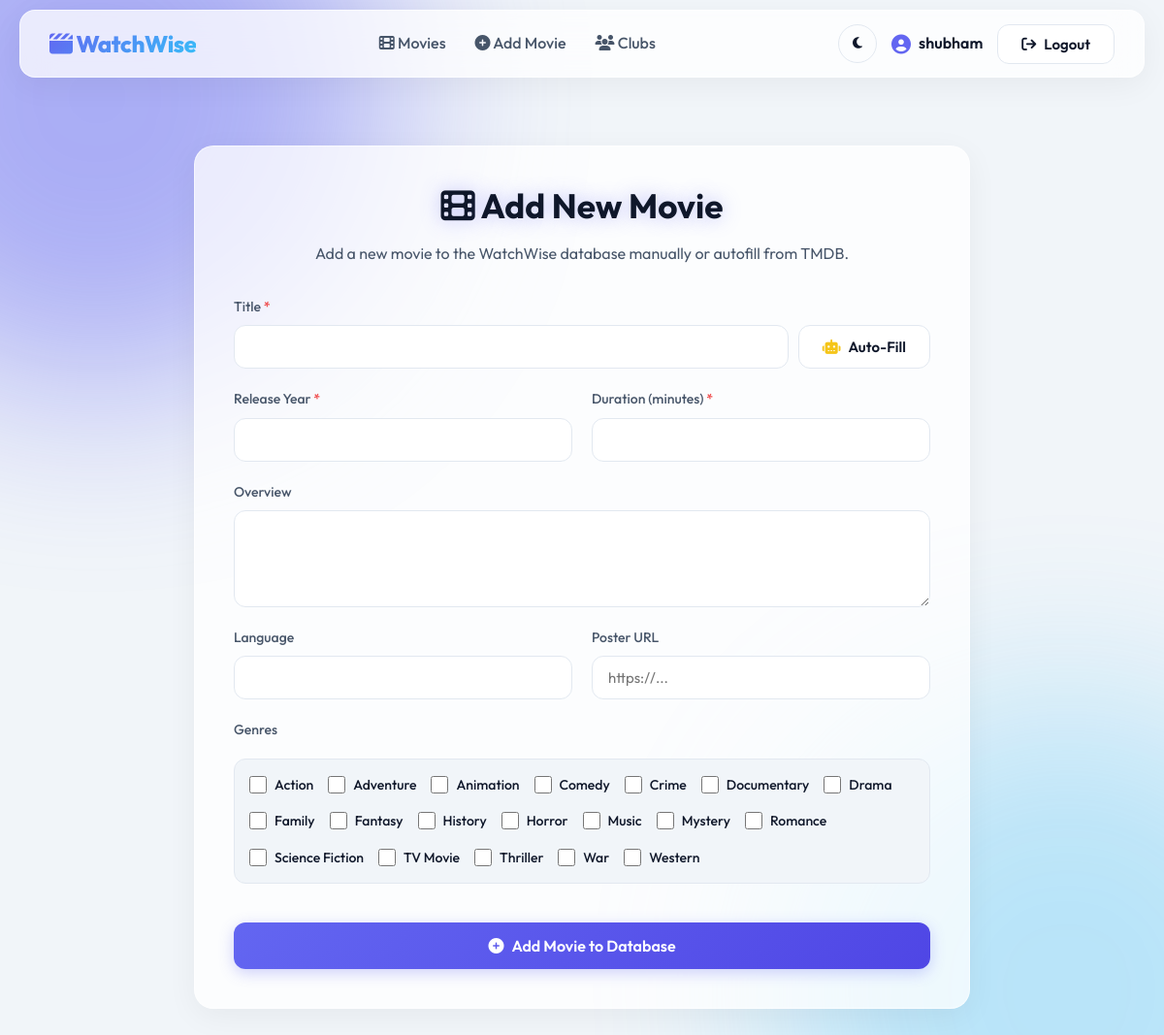
The page /movies/add/ (signed in) on the database its author committed.
### movies/models.py (models this page shows, shortened)
class Genre(models.Model):
    tmdb_id = models.PositiveIntegerField(unique=True,
        null=True,      # 👈 temporary
        blank=True)
    name = models.CharField(max_length=100)

### movies/views.py (the view, shortened to what this page needs)
# urls.py: path("add/", views.add_movie_view, name="add_movie"),
@login_required
def add_movie_view(request):
    genres = Genre.objects.all()
    return render(
        request,
        "movies/add_movie.html",
        {"genres": genres}
    )

### templates/movies/add_movie.html (shortened to what this page needs)
{% extends "base.html" %}
{% block content %}
<div class="glass-panel animate-fade-in" style="max-width: 800px; margin: 40px auto; padding: 40px;">
  <div style="text-align: center; margin-bottom: 30px;">
    <h2 class="title-glow"><i class="fa-solid fa-film"></i> Add New Movie</h2>
    <p style="color: var(--text-secondary);">Add a new movie to the WatchWise database manually or autofill from TMDB.</p>
  </div>
  <form method="post">
    <div class="input-group">
      <label>Title <span style="color: var(--danger);">*</span></label>
      <div style="display: flex; gap: 10px;">
        <input type="text" id="title" name="title" class="modern-input" required>
        <button type="button" class="btn btn-secondary" onclick="autofillMovie()" style="white-space: nowrap;">
          <i class="fa-solid fa-robot" style="color: #f5c518;"></i> Auto-Fill
        </button>
      </div>
    </div>
    <div style="display: grid; grid-template-columns: 1fr 1fr; gap: 20px;">
      <div class="input-group">
        <label>Release Year <span style="color: var(--danger);">*</span></label>
        <input type="number" id="release_year" name="release_year" class="modern-input" required>
      </div>
      <div class="input-group">
        <label>Duration (minutes) <span style="color: var(--danger);">*</span></label>
        <input type="number" id="duration" name="duration" class="modern-input" required>
      </div>
    </div>
    <div class="input-group">
      <label>Overview</label>
      <textarea id="overview" name="overview" class="modern-input" style="min-height: 100px;"></textarea>
    </div>
    <div style="display: grid; grid-template-columns: 1fr 1fr; gap: 20px;">
      <div class="input-group">
        <label>Language</label>
        <input type="text" id="language" name="language" class="modern-input">
      </div>
      <div class="input-group">
        <label>Poster URL</label>
        <input type="text" id="poster" name="poster" class="modern-input" placeholder="https://...">
      </div>
    </div>
    <div class="input-group">
      <label>Genres</label>
      <div style="display: flex; flex-wrap: wrap; gap: 15px; margin-top: 10px; padding: 15px; background: var(--bg-primary); border-radius: 12px; border: 1px solid var(--border);">
        {% for genre in genres %}
          <label style="display: flex; align-items: center; gap: 8px; cursor: pointer; color: var(--text-primary); font-weight: 500;">
            <input
              type="checkbox"
              name="genres"
              value="{{ genre.tmdb_id }}"
              class="genre-checkbox"
              style="width: 18px; height: 18px; accent-color: var(--accent);"
            >
            {{ genre.name }}
          </label>
        {% endfor %}
      </div>
    </div>
    <button type="submit" class="btn btn-primary" style="width: 100%; margin-top: 20px; padding: 14px; font-size: 16px;">
      <i class="fa-solid fa-plus-circle"></i> Add Movie to Database
    </button>
  </form>
</div>
{% endblock %}

### templates/base.html (shortened to what this page needs)
{% load static %}
<!DOCTYPE html>
<html lang="en" data-theme="light">
<head>
  <link rel="stylesheet" href="https://cdnjs.cloudflare.com/ajax/libs/font-awesome/6.4.0/css/all.min.css">
  <link rel="stylesheet" href="{% static 'css/style.css' %}">
</head>
<body>
  <nav class="glass-nav">
    <a href="{% url 'movies:list' %}" style="text-decoration:none;">
      <span class="brand-name"><i class="fa-solid fa-clapperboard"></i> WatchWise</span>
    </a>
    <ul class="nav-links">
      <li><a href="{% url 'movies:list' %}"><i class="fa-solid fa-film"></i> Movies</a></li>
      {% if user.is_authenticated %}
        <li><a href="{% url 'movies:add_movie' %}"><i class="fa-solid fa-plus-circle"></i> Add Movie</a></li>
        <li><a href="{% url 'groups:list' %}"><i class="fa-solid fa-users"></i> Clubs</a></li>
      {% endif %}
    </ul>
    <div class="nav-right">
      <button class="theme-toggle" id="theme-toggle" aria-label="Toggle Dark Mode" title="Toggle Dark/Light Mode">
        <i class="fa-solid fa-moon"></i>
      </button>
      {% if user.is_authenticated %}
        <a href="{% url 'accounts:profile' %}" class="nav-user">
          <i class="fa-solid fa-circle-user fa-lg"></i> {{ user.username }}
        </a>
        <form action="{% url 'logout' %}" method="post" style="display:inline;">
          <button type="submit" class="btn btn-secondary"><i class="fa-solid fa-arrow-right-from-bracket"></i> Logout</button>
        </form>
      {% else %}
        <a href="{% url 'login' %}" class="btn btn-secondary">Login</a>
      {% endif %}
    </div>
  </nav>
  <main class="container animate-fade-in">
    {% block content %}
    {% endblock %}
  </main>
</body>
</html>

### static/css/style.css (style rules this page uses)
:root { --bg-primary: #f1f5f9; --bg-secondary: #ffffff; --text-primary: #0f172a; --text-secondary: #475569; --text-muted: #94a3b8; --accent: #6366f1; --accent-hover: #4f46e5; --danger: #ef4444; --success: #10b981; --border: #e2e8f0; --glass-bg: rgba(255, 255, 255, 0.75); --glass-border: rgba(255, 255, 255, 0.6); --glass-shadow: 0 8px 32px rgba(0, 0, 0, 0.05); }
* { margin: 0; padding: 0; box-sizing: border-box; }
body { font-family: 'Outfit', sans-serif; background-color: var(--bg-primary); color: var(--text-primary); line-height: 1.6; min-height: 100vh; display: flex; flex-direction: column; transition: background-color 0.3s ease, color 0.3s ease; overflow-x: hidden; }
body::before, body::after { content: ''; position: fixed; width: 600px; height: 600px; border-radius: 50%; filter: blur(100px); z-index: -1; opacity: 0.5; pointer-events: none; transition: opacity 0.5s ease; }
body::before { background: var(--accent); top: -200px; left: -200px; }
body::after { background: #38bdf8; bottom: -200px; right: -200px; opacity: 0.3; }
.glass-panel { background: var(--glass-bg); backdrop-filter: blur(16px); -webkit-backdrop-filter: blur(16px); border: 1px solid var(--glass-border); box-shadow: var(--glass-shadow); border-radius: 20px; padding: 30px; transition: transform 0.3s ease, box-shadow 0.3s ease, background 0.3s ease; }
.title-glow { text-shadow: 0 0 20px rgba(99, 102, 241, 0.4); }
.container { max-width: 1200px; margin: 0 auto; padding: 40px 20px; flex: 1; }
a { color: var(--accent); text-decoration: none; transition: color 0.2s; }
h1, h2, h3, h4, h5, h6 { font-weight: 700; line-height: 1.2; margin-bottom: 1rem; color: var(--text-primary); }
h2 { font-size: 2.2rem; }
.glass-nav { position: sticky; top: 10px; z-index: 1000; margin: 0 20px; border-radius: 16px; height: 70px; background: var(--glass-bg); backdrop-filter: blur(16px); -webkit-backdrop-filter: blur(16px); border: 1px solid var(--glass-border); box-shadow: var(--glass-shadow); display: flex; align-items: center; justify-content: space-between; padding: 0 30px; transition: background 0.3s, border 0.3s; }
.brand-name { font-size: 24px; font-weight: 800; background: linear-gradient(135deg, var(--accent), #38bdf8); -webkit-background-clip: text; background-clip: text; -webkit-text-fill-color: transparent; letter-spacing: -0.5px; }
.nav-links { list-style: none; display: flex; gap: 30px; align-items: center; margin: 0; padding: 0; }
.nav-links a { color: var(--text-secondary); font-weight: 500; position: relative; padding: 5px 0; }
.nav-links a::after { content: ""; position: absolute; left: 0; bottom: 0; width: 0%; height: 2px; background: linear-gradient(90deg, var(--accent), #38bdf8); transition: width 0.3s ease; }
.nav-right { display: flex; align-items: center; gap: 15px; }
.nav-user { font-weight: 600; color: var(--text-primary) !important; display: flex; align-items: center; gap: 8px; }
.nav-user i { color: var(--accent); }
.btn { display: inline-flex; align-items: center; justify-content: center; gap: 8px; padding: 10px 24px; border-radius: 12px; font-weight: 600; font-size: 15px; cursor: pointer; transition: all 0.3s cubic-bezier(0.4, 0, 0.2, 1); border: none; font-family: inherit; text-decoration: none; }
.btn-primary { background: linear-gradient(135deg, var(--accent), var(--accent-hover)); color: #ffffff !important; box-shadow: 0 4px 15px rgba(99, 102, 241, 0.3); }
.btn-secondary { background: var(--bg-secondary); color: var(--text-primary) !important; border: 1px solid var(--border); }
.theme-toggle { background: transparent; border: 1px solid var(--border); color: var(--text-primary); width: 40px; height: 40px; border-radius: 50%; display: flex; align-items: center; justify-content: center; cursor: pointer; transition: all 0.3s ease; }
.input-group { display: flex; flex-direction: column; gap: 8px; margin-bottom: 20px; }
.input-group label { font-weight: 500; font-size: 14px; color: var(--text-secondary); }
.modern-input, input[type="text"], input[type="password"], input[type="email"], input[type="number"], select, textarea { width: 100%; padding: 12px 16px; border-radius: 12px; border: 1px solid var(--border); background: var(--bg-secondary); color: var(--text-primary); font-size: 15px; font-family: inherit; transition: all 0.3s ease; outline: none; }
.animate-fade-in { animation: fadeIn 0.5s ease forwards; }

### rows shown on the page
Genre: name "Action"
Genre: name "Adventure"
Genre: name "Animation"
Genre: name "Comedy"
Genre: name "Crime"
Genre: name "Documentary"
Genre: name "Drama"
Genre: name "Family"
Genre: name "Fantasy"
Genre: name "History"
Genre: name "Horror"
Genre: name "Music"
Genre: name "Mystery"
Genre: name "Romance"
Genre: name "Science Fiction"
Genre: name "TV Movie"
Genre: name "Thriller"
Genre: name "War"
Genre: name "Western"

### other values the page prints
{{ user.username }} "shubham"
